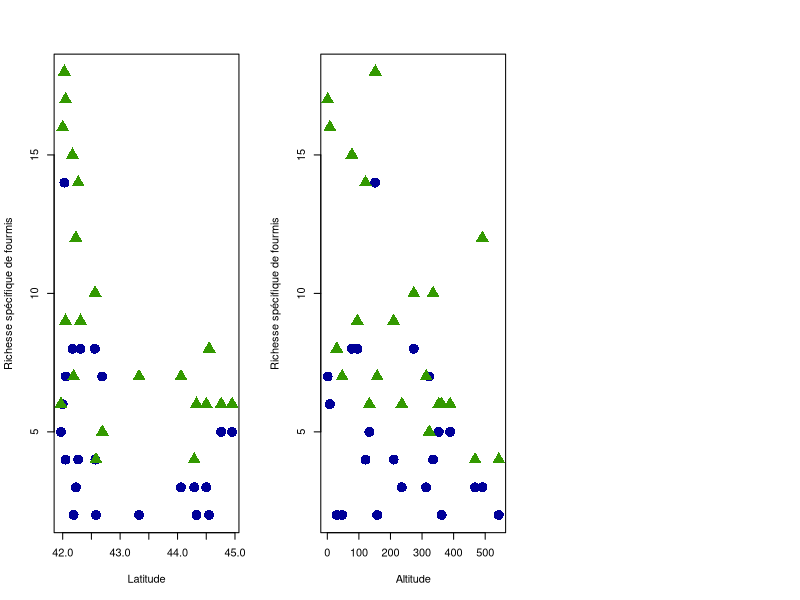

The R source for this figure: (Note: this script raises an error after producing the figure.)
## ---- chunk 1
#importation
dataAnts <- read.table("BogAnts.txt", dec=".", header = TRUE)

#Passer la localisation en facteur 
dataAnts$Location<-as.factor(dataAnts$Location)

#vérification du type des variables 
str(dataAnts)
## ---- chunk 2

par(mfrow=c(1,3))
# Interactions entre Latitude & Localisation
plot(dataAnts$Nsp~dataAnts$Latitude,type='n',ylab = "Richesse spécifique de fourmis",xlab="Latitude")
points(dataAnts$Nsp[dataAnts$Location=="Bog"]~dataAnts$Latitude[dataAnts$Location=="Bog"],pch=16,cex=2,col='#000099')
points(dataAnts$Nsp[dataAnts$Location=="Forest"]~dataAnts$Latitude[dataAnts$Location=="Forest"],pch=17,cex=2,col='#339900')

# Interactions between Elevation & Location
plot(dataAnts$Nsp~dataAnts$Elevation,type='n',ylab = "Richesse spécifique de fourmis",xlab="Altitude")
points(dataAnts$Nsp[dataAnts$Location=="Bog"]~dataAnts$Elevation[dataAnts$Location=="Bog"],pch=16,cex=2,col='#000099')
points(dataAnts$Nsp[dataAnts$Location=="Forest"]~dataAnts$Elevation[dataAnts$Location=="Forest"],pch=17,cex=2,col='#339900')

# Interactions between Bog Area & Location
plot(dataAnts$Nsp~dataAnts$LogArea,type='n',ylab = "Richesse spécifique de fourmis",xlab="Superficie de la tourbière")
points(dataAnts$Nsp[dataAnts$Location=="Bog"]~dataAnts$LogArea[dataAnts$Location=="Bog"],pch=16,cex=2,col='#000099')
points(dataAnts$Nsp[dataAnts$Location=="Forest"]~dataAnts$LogArea[dataAnts$Location=="Forest"],pch=17,cex=2,col='#339900')
